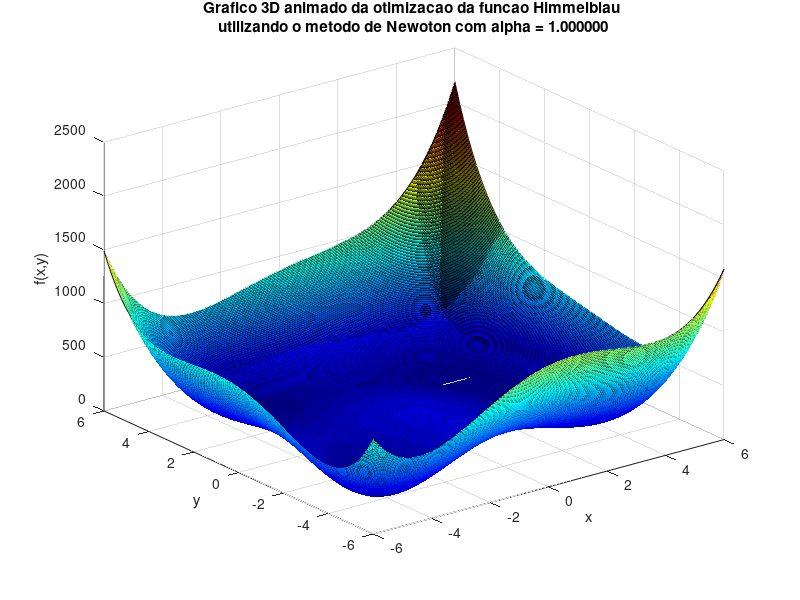

MATLAB code to generate this figure:
function lista4_ex_4 ()
  clc;
  x0 = [2.5 ; 2.5];
  maxItr = 1000;
  tol = 1e-3;
  aN = 1; %  0,0001 <= alpha <= 10
  aG = 0.0001; % alphas diferentes pois o metodo do gradiente nao estava convergindo com alpha = 1, estava dando NaN

  [pontoOtimoN,iN,todosXN,todosYN] = metodoNewton(x0,aN,maxItr,tol);
  %prints...
  [pontoOtimoG,iG,todosXG,todosYG] = metodoGradiente(x0,aG,maxItr,tol); % notase que o metodo nao
   %prints...
   [todosZ,intervaloX,intervaloY] = superficie();
   plotagrafico3DNewton(todosXN,todosYN,todosZ,intervaloX,intervaloY,iN,aN);









function vetY = f(vetx)

  x = vetx(1);
  y = vetx(2);

  vetY = (x.^2 + y - 11)^2 + (x + y.^2 - 7)^2;


endfunction

function gradiente = gf(vetx) %gradiente de f(x)

  x = vetx(1);
  y = vetx(2);

  gradiente = nan(2,1);
  gradiente(1) = 4*x^3 + 2*y^2 + 4*x*y - 42*x - 14 ; %vetor coluna com as derivadas parciais
  gradiente(2) = 4*y^3 + 2*x^2 + 4*x*y - 26*y -22 ;


endfunction

function haussiana = H(vetx)

  x = vetx(1);
  y = vetx(2);

  haussiana = nan(2,2);

  haussiana(1,1) = 12*x^2 + 4*y - 42;
  haussiana(1,2) = 4*x + 4*y;
  haussiana(2,1) = 4*y + 4*x;
  haussiana(2,2) = 12*y^2 + 4*x -26;

endfunction

function [ pontoOtimoN, iN, todosXN, todosYN] = metodoNewton(x0,a,maxItr,tol)

  todosXN = nan(maxItr+1, length(x0));
  todosYN = nan(maxItr+1, 1);
  todosXN(1,:) = x0;
  todosYN(1) = f(x0);

  for iN = 1:maxItr
    x1 = x0 - a*(H(x0)\gf(x0));
    todosXN(iN+1, :) = x1;
    todosYN(iN+1) = f(x1);

    if max(abs(x1-x0)) <= tol
      x0 = x1;
      break
    endif
    x0 = x1;
  endfor

  todosXN = todosXN(1:iN+1, : ); %truncando o vetor
  todosYN = todosYN(1:iN+1);
  pontoOtimoN = x0;
 endfunction

function [ pontoOtimoG, iG, todosXG, todosYG] = metodoGradiente(x0,a,maxItr,tol)

  todosXG = nan(maxItr+1, length(x0));
  todosYG = nan(maxItr+1, 1);
  todosXG(1,:) = x0;
  todosYG(1) = f(x0);

  for iG = 1:maxItr
    x1 = x0 - a*gf(x0);
    todosXG(iG+1, :) = x1;
    todosYG(iG+1) = f(x1);

    if max(abs(x1-x0)) <= tol
      x0 = x1;
      break
    endif
    x0 = x1;
  endfor

  todosXG = todosXG(1:iG+1, : );
  todosYG = todosYG(1:iG+1);
  pontoOtimoG = x0;
 endfunction

function [todosZ,intervaloX,intervaloY] = superficie() %funcao para preencher a matriz Z que vai ser a superficie do grafico 3D
  intervaloX = linspace(-6,6,500); %intervalos para os espacamentos q estao na figura da lista
  intervaloY = linspace(-6,6,500);

  todosZ = nan(length(intervaloY),length(intervaloX));

  for i = 1:length(intervaloX) % matriz contendo os resultados de fa funcao para cada (x,y)
    for j = 1:length(intervaloY)
        todosZ(j,i) = f([intervaloX(i);intervaloY(j)]); %preenchimento da matriz Z com o valor da funcao para cada intervalo de x e y, (j,i) pq o octave preenche linha por coluna
    endfor
  endfor

endfunction

function plotagrafico3DNewton(todosXN,todosYN,todosZ,intervaloX,intervaloY,iN,aN)
  figure(1);
  clf;
  surf(intervaloX,intervaloY,todosZ); %plotando o grafico com a superficie
  hold on;
  grid on;
  xlabel('x');
  ylabel('y');
  zlabel('f(x,y)');
  title(sprintf('Grafico 3D animado da otimizacao da funcao Himmelblau \nutilizando o metodo de Newoton com alpha = %.6f',aN));
  colormap jet;


endfunction

##function plotagrafico3DGradiente(todosXG,todosYG,todosZ,intervaloX,intervaloY,iN)
##  figure(2);
##  clf;
##  surf(intervaloX,intervaloY,todosZ); %plotando o grafico com a superficie
##  hold on;
##  grid on;
##  xlabel('x');
##  ylabel('y');
##  zlabel('f(x,y)');
##  title('Grafico 3D animado da otimizacao da funcao Himmelblau utilizando o metodo do Gradiente ');
##  colormap jet;
##
## endfunction


















endfunction
